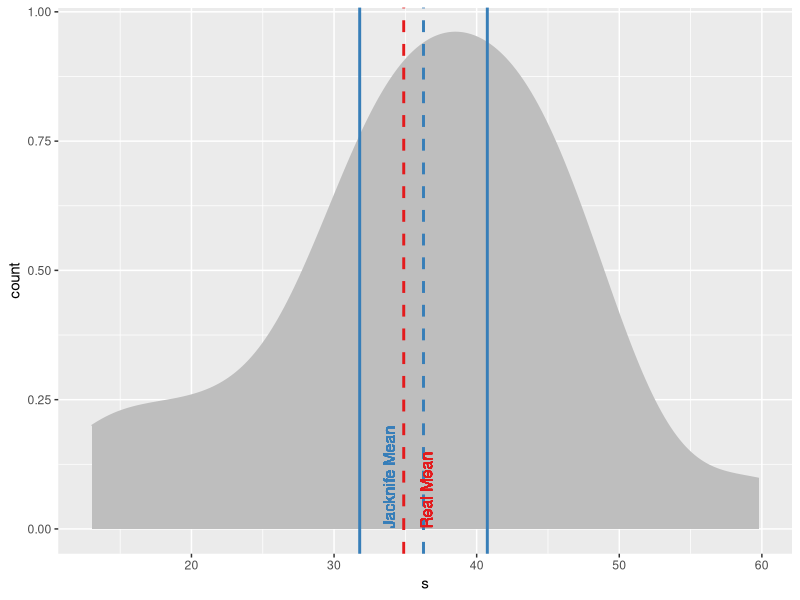

Source code (R):
precip # Data
N <- length(precip) # Total Population
n <- 25 # Sample Size
s <- sample(precip, n) # Sample

k <- 25 # Number of subsamples
sJ <- matrix(nrow=n-1,ncol=k) # Subsamples Matrix
for(i in 1:k)  sJ[,i] <- s[-i]  
theta.i <- apply(sJ, 2, mean) 
theta <- mean(s) # Global Estimator
theta.Ji <- n*theta - (n-1)*theta.i # Pseudovalues
theta.J <- mean(theta.Ji) # Jacknife Estimator

var.J <- var(theta.Ji) # Var Jacknife Estimator
IC.up <- theta.J + qt(0.975, n-1)*sqrt(var.J/n) 
IC.low <- theta.J - qt(0.975, n-1)*sqrt(var.J/n)
real.theta <- mean(precip) # Real mean


library(ggplot2)
dt <- data.frame(s, real.theta, theta.J, IC.up, IC.low)
ggplot(dt, aes(s)) +
  geom_density(aes(y=..count..), col='grey', fill='grey') +
  geom_vline(xintercept = c(real.theta, theta.J, IC.up, IC.low), 
             color=c('#e41a1c',rep('#377eb8',3)), 
             linetype=c(rep('dashed',2), rep('solid',2)),size=1) +
  geom_text(aes(real.theta+2, 0.001, label = "Real Mean"),
            size = 4, hjust = 0, angle=90, vjust = 0, color='#e41a1c') +
  geom_text(aes(theta.J-2,0.001, label = "Jacknife Mean"), 
            size = 4, hjust = 0, angle=90, vjust = 0, color='#377eb8')
